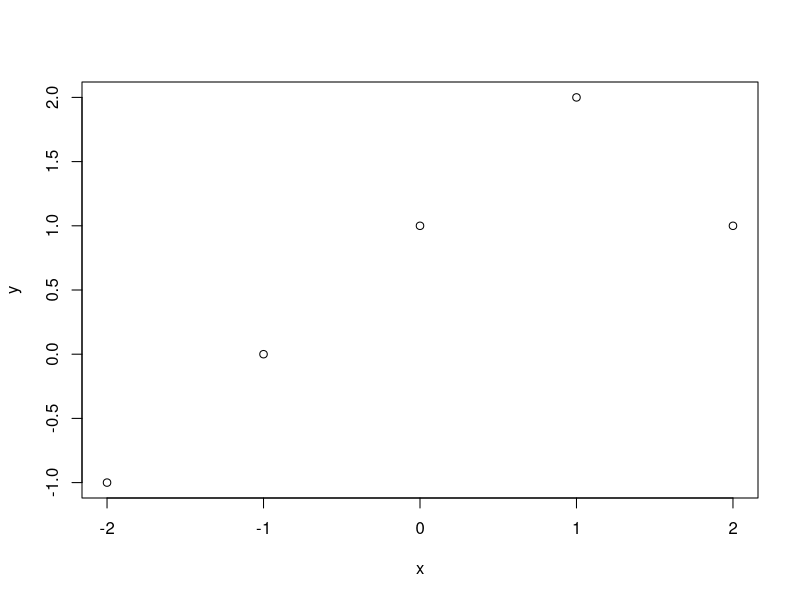
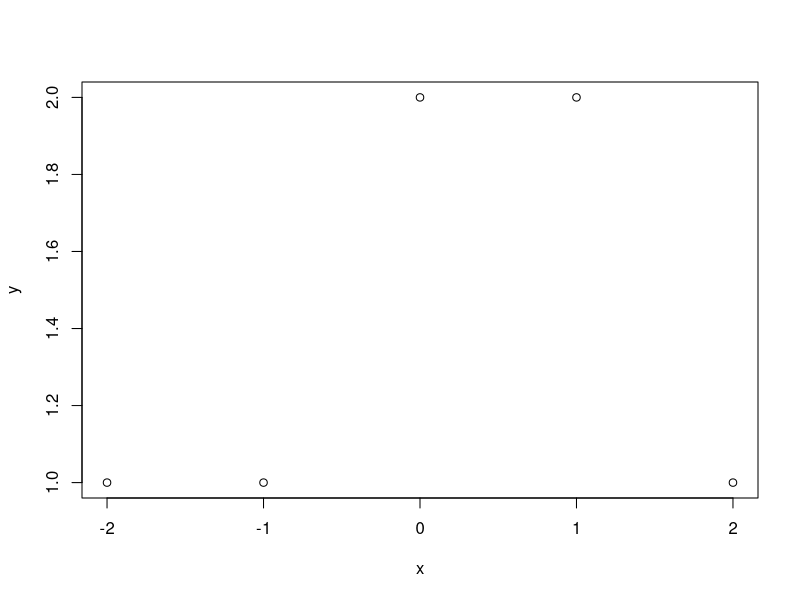
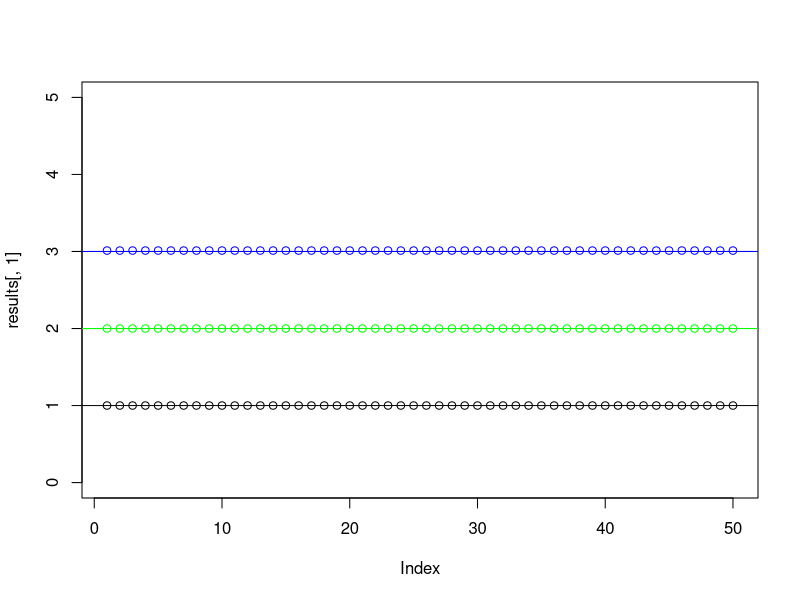

Generate these figures, in order, with R:
## ---- chunk 1
x = -2:2
y = 1 + x -2*(x-1)^2*I(x >= 1)
plot(x, y)
## ---- chunk 2
y1 = 1 + 0 + 0
y2 = 1 + 0 + 0
y3 = 1 + (1-0) + 0
y4 = 1 + (1-0) + 0
y5 = 1 + (1-1) + 0
y = c(y1, y2, y3, y4, y5)
plot(x, y)
## ---- chunk 3
## Part a
set.seed(1)
x1 <- rnorm(100)
x2 <- rnorm(100)
y <- 1 + 2*x1 + 3*x2

## Part b
beta1 <- 15

## Part c
a <- y-beta1*x1
beta2 <- lm(a~x2)$coef[2]

## Part d
a <- y-beta2*x2
beta1 <- lm(a~x1)$coef[2]

## Part e
n <- 50
results <- matrix(NA, ncol=3, nrow=n)
for (k in 1:n) {
  beta1 <- 15
  
  a <- y-beta1*x1
  beta2 <- lm(a~x2)$coef[2]
  
  a <- y-beta2*x2
  beta1 <- lm(a~x1)$coef[2]
  
  beta0 <- lm(a~x1)$coef[1]
  
  results[k,1] <- beta0
  results[k,2] <- beta1
  results[k,3] <- beta2
}

## Part f
beta <- lm(y ~ x1 + x2)$coef
plot(results[,1], ylim = c(0,5))
points(results[,2], col = "green")
points(results[,3], col = "blue")
abline(h = beta[1])
abline(h = beta[2], col = "green")
abline(h = beta[3], col = "blue")
